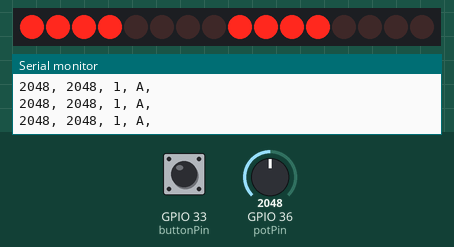
A program run on a simulated ESP32. Parts: 16 shift-register outputs drawn as a row of LEDs (first output left, lit = HIGH), the last lines printed to the serial monitor. Wiring (inferred from the names in the program): 2 × shift register (74HC595): data GPIO 13; shift clock GPIO 14; latch GPIO 15. Wiring (inferred from the signals the program sends): row of LEDs: on Q0, Q1, Q2, Q3, Q4, Q5, Q6, Q7, Q8, Q9, Q10, Q11, Q12, Q13, Q14, Q15. The inputs (shaded band) are chosen by the test bench; at power-on: GPIO 33 (buttonPin) HIGH, GPIO 36 (potPin) = 2048. Random numbers use the default seed unless the program sets one.

Above: at 1.2 s.
1.3 s: GPIO 33 (buttonPin) pulled LOW for 1 s
At 1.7 s:
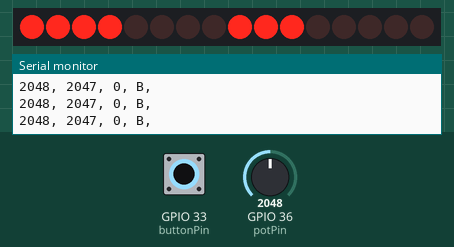
2.9 s: GPIO 36 (potPin) set to 491
At 4.1 s:
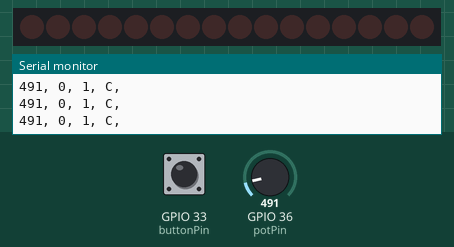
4.4 s: GPIO 36 (potPin) set to 2866
At 5.0 s:
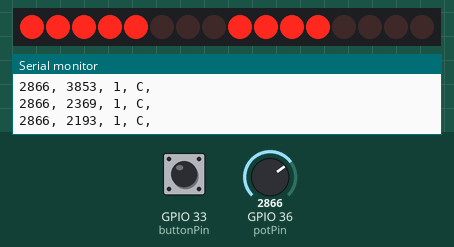
6.1 s: GPIO 36 (potPin) set to 3603
At 7.78 s:
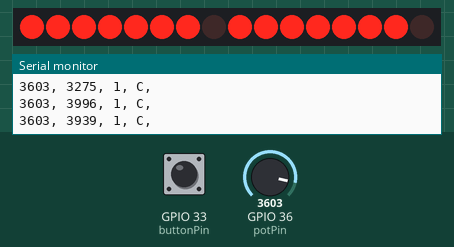
7.9 s: GPIO 36 (potPin) set to 460
At 9.0 s:
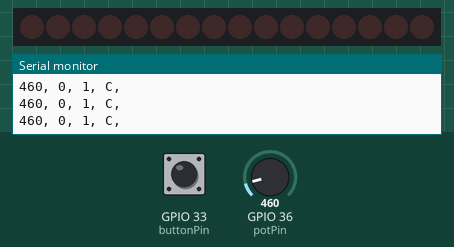
9.5 s: GPIO 36 (potPin) set to 1228
At 9.75 s:
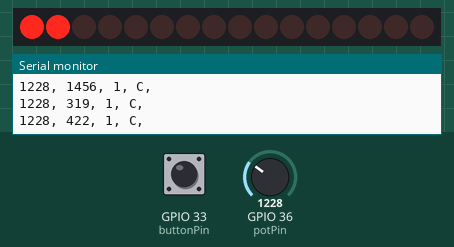
Timing chart, 0 to 12.3 s (numbered marks = the images above; inputs shaded):
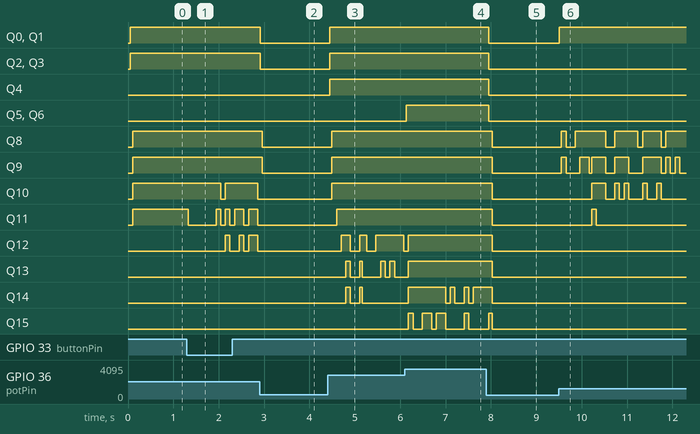

The program:

main.cpp
```cpp
#include <Arduino.h>

#define potPin 36
#define dataPin 13
#define clockPin 14
#define latchPin 15
#define buttonPin 33

#define printTime 100
#define displayTime 50
#define buttonTime 500

int potValue = 0;
int count = 0;
unsigned long lastReporttime = 0;
unsigned long lastDisplaytime = 0;
unsigned long lastButtontime = 0;

char mode = 65;
int moddedValue;

byte valueTobyte(int);
void ledDisplay(byte, byte);
int moddedValuecalc(int, int);

void setup()
{

  Serial.begin(115200);
  pinMode(potPin, INPUT);
  pinMode(dataPin, OUTPUT);
  pinMode(clockPin, OUTPUT);
  pinMode(latchPin, OUTPUT);
  pinMode(buttonPin, INPUT_PULLUP);
  digitalWrite(latchPin, LOW);
}

void loop()
{

  if (millis() - lastReporttime > printTime)
  {
    lastReporttime = millis();
    potValue = analogRead(potPin);
    moddedValue = moddedValuecalc(potValue, mode);
    Serial.printf("%d, %d, %d, %c,\n", potValue, moddedValue, digitalRead(buttonPin), mode);
  }

  if (millis() - lastDisplaytime > displayTime)
  {
    lastDisplaytime = millis();
    potValue = analogRead(potPin);
    ledDisplay(valueTobyte(potValue), valueTobyte(moddedValue));
  }

  if (millis() - lastButtontime > buttonTime)
  {
    if (digitalRead(buttonPin) == 0)
    {
      lastButtontime = millis();
      mode += 1;
      if (mode > 67)
        mode = 65;
    }
  }
}

byte valueTobyte(int x)
{
  byte y = 0b11111111;
  int shift;
  shift = map(x, 0, 4095, 8, 0);
  y >>= shift;
  return y;
}

void ledDisplay(byte red, byte green)
{
  shiftOut(dataPin, clockPin, MSBFIRST, green);
  shiftOut(dataPin, clockPin, MSBFIRST, red);
  digitalWrite(latchPin, HIGH);
  digitalWrite(latchPin, LOW);
}

int moddedValuecalc(int potVal, int mode)
{
  switch (mode)
  {
  case 65:
    return potVal;

  case 66:
    if (potVal < 0.2 * 4095)
      return map(potVal, 0, 0.2 * 4095, 0, 0.45 * 4095);
    else if (potVal < 0.8 * 4095)
      return map(potVal, 0.2 * 4095, 0.8 * 4095, 0.45 * 4095, 0.55 * 4095);
    else
      return map(potVal, 0.8 * 4095, 4095, 0.55 * 4095, 4095);

  case 67:
    if (potVal < 500)
      return 0;
    potVal = potVal + random(-1000, 1000);
    if (potVal < 0)
      return 0;
    if (potVal > 4095)
      return 4095;
    return potVal;
  default:
    return 0;
    break;
  }
  return 0;
}
```

Measured:
- after the input at 1.3 s, Q10: HIGH → LOW after 0.74 s, → HIGH 0.10 s later, → LOW 0.72 s later; Q11: HIGH → LOW at once, → HIGH 0.61 s later, → LOW 0.10 s later, → HIGH 0.10 s later, … (9 changes in this stretch); Q12: goes HIGH 0.10 s, LOW 0.20 s, HIGH 0.10 s, LOW 0.10 s, HIGH 0.20 s, then LOW, starting after 0.85 s
- after the input at 4.4 s, Q0–4: LOW → HIGH at once; Q8–10: LOW → HIGH after 0.09 s; Q11: LOW → HIGH after 0.20 s; Q12: goes HIGH 0.20 s, LOW 0.20 s, HIGH 0.15 s, LOW 0.20 s, HIGH 0.61 s, then LOW, starting after 0.30 s; Q14: alternates HIGH for 0.08 s and LOW for 0.20 s, 4 changes in all, then stays LOW, starting after 0.40 s
- after the input at 9.5 s, Q0, Q1: LOW → HIGH at once; Q8: LOW → HIGH after 0.05 s, → LOW 0.10 s later, → HIGH 0.20 s later, → LOW 0.67 s later, … (9 changes in this stretch); Q10: LOW → HIGH after 0.72 s, → LOW 0.31 s later, → HIGH 0.20 s later, → LOW 0.10 s later, … (10 changes in this stretch); Q11: LOW → HIGH after 0.72 s, → LOW 0.10 s later
